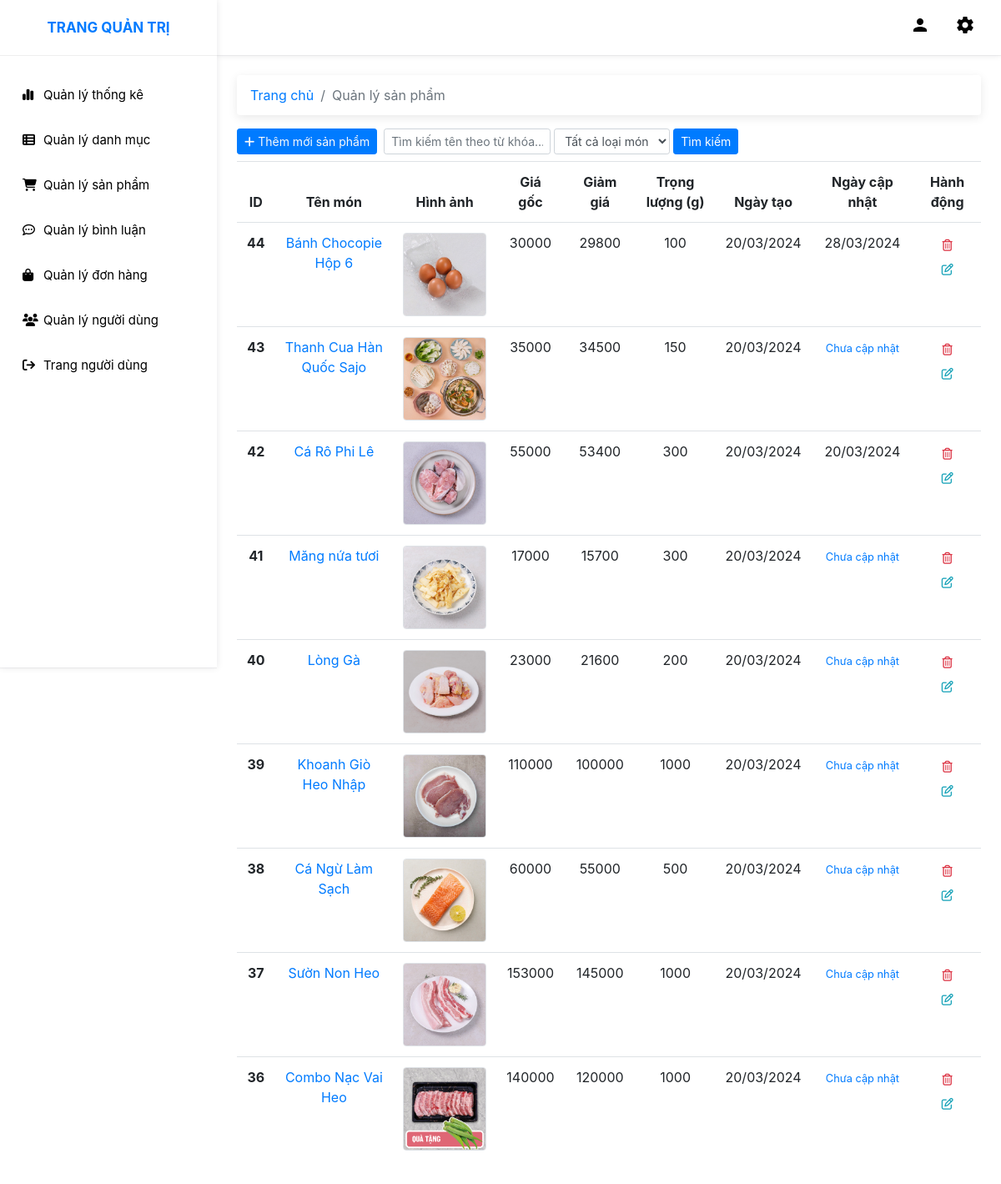
/admin/index.php?act=product, run on the app's committed database.
### tables this page shows
CREATE TABLE `sanpham` (
  `id` int(11) NOT NULL,
  `name` varchar(255) NOT NULL,
  `price` double(10,2) DEFAULT 0.00,
  `img` varchar(255) DEFAULT NULL,
  `mota` text DEFAULT NULL,
  `luotxem` int(11) DEFAULT 0,
  `iddm` int(11) NOT NULL,
  `discount` int(11) NOT NULL,
  `weight` int(11) NOT NULL,
  `created_at` datetime NOT NULL,
  `updated_at` datetime NOT NULL
);

### model/pdo.php (called while the page is built, shortened)
<?php
function pdo_get_connection(){
    $dburl = "mysql:host=localhost;dbname=duan1;charset=utf8";
    $username = 'root';
    $password = '';
    $conn = new PDO($dburl, $username, $password);
    $conn->setAttribute(PDO::ATTR_ERRMODE, PDO::ERRMODE_EXCEPTION);
    return $conn;
}
function pdo_query($sql){
    $sql_args = array_slice(func_get_args(), 1);
    try{
        $conn = pdo_get_connection();
        $stmt = $conn->prepare($sql);
        $stmt->execute($sql_args);
        $rows = $stmt->fetchAll();
        return $rows;
    }
    catch(PDOException $e){
        throw $e;
    }
    finally{
        unset($conn);
    }
}

### model/hang-hoa.php (called while the page is built, shortened)
<?php
require_once 'pdo.php';
function hang_hoa_select_all($keyword, $category_id)
{
    $sql = "SELECT * FROM sanpham WHERE 1";
    $sql .= " ORDER BY id DESC";
    $list_product = pdo_query($sql);
    return $list_product;
}

### admin/product/list.php (the view, shortened to what this page needs)
<div class="p-4">
    <nav aria-label="breadcrumb">
        <ol class="breadcrumb">
            <li class="breadcrumb-item"><a href="index.php">Trang chủ</a></li>
            <li class="breadcrumb-item active" aria-current="page">Quản lý sản phẩm</li>
        </ol>
    </nav>
    <div class="d-flex align-items-center mb-2">
        <a class="text-light text-decoration-none btn btn-primary btn-sm mr-2" href="index.php?act=product-add">
            <i class="fa-solid fa-plus"></i> Thêm mới sản phẩm
        </a>
        <form class="form-inline" action="index.php?act=product" method="POST">
            <input type="text" name="keyword" class="form-control form-control-sm mr-1 " placeholder="Tìm kiếm tên theo từ khóa..." style="width: 200px">
            <select name="category_id" class="form-control form-control-sm mr-1">
                <option value="0" selected>Tất cả loại món</option>
            </select>
            <input type="submit" name="search" class="btn btn-primary btn-sm mr-3" value="Tìm kiếm" />
        </form>
    </div>
    <table class="table">
        <thead>
            <tr class="text-center">
                <th class="font-weight-bold" scope="col">ID</th>
                <th class="font-weight-bold" scope="col">Tên món</th>
                <th class="font-weight-bold" scope="col">Hình ảnh</th>
                <th class="font-weight-bold" scope="col">Giá gốc</th>
                <th class="font-weight-bold" scope="col">Giảm giá</th>
                <th class="font-weight-bold" scope="col">Trọng lượng (g)</th>
                <th class="font-weight-bold" scope="col">Ngày tạo</th>
                <th class="font-weight-bold" scope="col">Ngày cập nhật</th>
                <th class="font-weight-bold" scope="col">Hành động</th>
            </tr>
        </thead>
        <tbody>
            <?php
            foreach ($list_product as $product) {
                extract($product);
                $format_date_create = date('d/m/Y', strtotime($created_at));
                $format_date_update = ($updated_at == "0000-00-00 00:00:00")
                    ? "<small class='text-primary'>Chưa cập nhật</small>"
                    : date('d/m/Y', strtotime($updated_at));
                $hinhpath = "../upload/" . $img;
                $showImage = is_file($hinhpath)
                    ? "<img class='border rounded' src='{$hinhpath}' alt='{$name}'height='100' width='100' style='object-fit: cover'/>"
                    : "<img class='border rounded' src='https://res.cloudinary.com/do9rcgv5s/image/upload/v1695895241/cooky%20market%20-%20PHP/itcq4ouly2zgyzxqwmeh.jpg' alt='Không có ảnh' height='100' width='100'>";
            ?>
                <tr class="text-center">
                    <th><?= $id ?></th>
                    <td class="text-primary"><?= $name ?></td>
                    <td><?= $showImage ?></td>
                    <td><?= $price ?></td>
                    <td><?= $discount ?></td>
                    <td><?= $weight ?></td>
                    <td><?= $format_date_create ?></td>
                    <td><?= $format_date_update ?></td>
                    <td>
                        <a href="index.php?act=product-delete&id=<?= $id ?>" title="Xóa" class="btn btn-outline-danger btn-sm border border-0 delete-product-button" data-product-id="<?= $id ?>"><i class="fa-regular fa-trash-can"></i></a>
                        <a href="index.php?act=product-detail&id=<?= $id ?>" title="Sửa" class="btn btn-outline-info btn-sm border border-0"><i class="fa-regular fa-pen-to-square"></i></a>
                    </td>
                </tr>
            <?php
            }
            ?>
        </tbody>
    </table>
</div>

### assets/css/admin.css (style rules this page uses)
body, html { line-height: 1.8; font-family: "Roboto", sans-serif; color: #ffffff; text-rendering: optimizeLegibility !important; -webkit-font-smoothing: antialiased !important; font-weight: 400; margin: 0px; padding: 0px; }
a { color: #333; font-weight: 400; }
ul, ol { padding: 0; margin: 0px; list-style: none; }
a, a:hover, a:focus { color: #333; text-decoration: none; transition: all 0.3s; }
.breadcrumb { box-shadow: rgba(0, 0, 0, 0.09) 0px 3px 12px; margin-bottom: 30px; background-color: #ffffff !important; }
.table > thead > tr > th { border-bottom-width: 1px; font-size: 16px; font-weight: 400; }

### data on the page
sanpham: id "44", name "Bánh Chocopie Hộp 6", img (picture), price "30000", discount "29800", weight "100", created_at "20/03/2024", updated_at "28/03/2024"
sanpham: id "43", name "Thanh Cua Hàn Quốc Sajo", img (picture), price "35000", discount "34500", weight "150", created_at "20/03/2024", shows "Chưa cập nhật"
sanpham: id "42", name "Cá Rô Phi Lê", img (picture), price "55000", discount "53400", weight "300", created_at "20/03/2024", updated_at "20/03/2024"
sanpham: id "41", name "Măng nứa tươi", img (picture), price "17000", discount "15700", weight "300", created_at "20/03/2024", shows "Chưa cập nhật"
sanpham: id "40", name "Lòng Gà", img (picture), price "23000", discount "21600", weight "200", created_at "20/03/2024", shows "Chưa cập nhật"
sanpham: id "39", name "Khoanh Giò Heo Nhập", img (picture), price "110000", discount "100000", weight "1000", created_at "20/03/2024", shows "Chưa cập nhật"
sanpham: id "38", name "Cá Ngừ Làm Sạch", img (picture), price "60000", discount "55000", weight "500", created_at "20/03/2024", shows "Chưa cập nhật"
sanpham: id "37", name "Sườn Non Heo", img (picture), price "153000", discount "145000", weight "1000", created_at "20/03/2024", shows "Chưa cập nhật"
sanpham: id "36", name "Combo Nạc Vai Heo", img (picture), price "140000", discount "120000", weight "1000", created_at "20/03/2024", shows "Chưa cập nhật"
